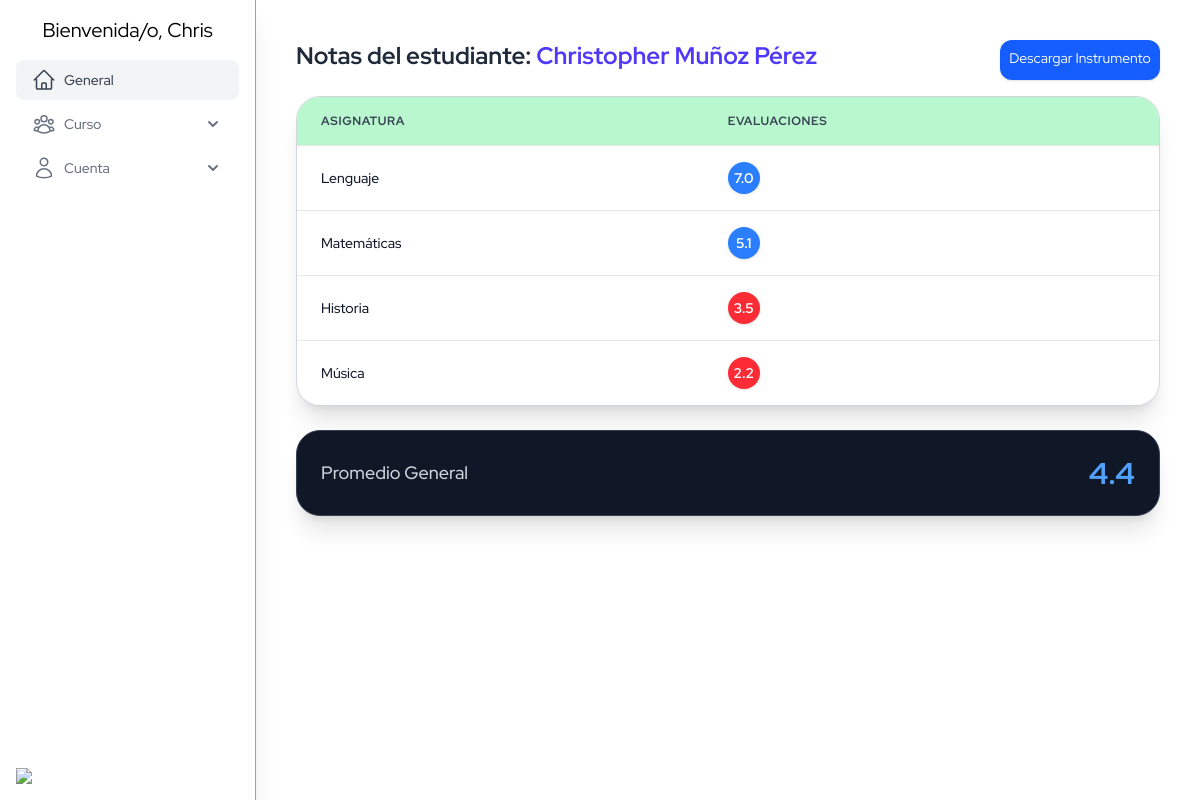
The page /instrumentos/notas/1 (signed in) on the database its author committed.
### accounts/models.py (models this page shows, shortened)
class User(AbstractUser):
    class Roles(models.TextChoices):
        ADMIN = 'ADMIN', 'Administrador'
        DIRECTOR = 'DIRECTOR', 'Director'
        COORDINATOR = 'COORDINADOR', 'Coordinador'
        TEACHER = 'TEACHER', 'Docente'
        PROFESSIONAL = 'PROFESSIONAL', 'Profesional'
    role = models.CharField(max_length=20, choices=Roles.choices, default=Roles.TEACHER)
    profesion = models.CharField(max_length=150, blank=True)
    phone = models.IntegerField(blank=True, null=True)
    address = models.CharField(max_length=255, blank=True)
    birth_date = models.DateField(null=True, blank=True)
    nro_registro = models.CharField(max_length=20, null=True)

### core/models.py (models this page shows, shortened)
class DateTime(models.Model):
    created_at = models.DateTimeField(auto_now_add=True)
    updated_at = models.DateTimeField(auto_now=True)
    class Meta:
        abstract = True

class Estudiante(DateTime):
    first_name = models.CharField(max_length=150)
    last_name = models.CharField(max_length=150)
    rut = models.SmallIntegerField(unique=True)
    birth_date = models.DateField()
    bapDiag = models.CharField(max_length=40)
    address = models.CharField(max_length=40)
    commune = models.CharField(max_length=40)
    etnia = models.CharField(max_length=40, null=True, blank=True)
    parents = models.ManyToManyField(Apoderado, related_name="students", blank=True)
    curso = models.ForeignKey(
        Curso, on_delete=models.CASCADE, related_name="students", null=True, blank=True
    )
    nivel = models.CharField(max_length=10, choices=Nivel.choices, default=Nivel.BASIC)

class Asignatura(models.Model):
    nombre = models.CharField(max_length=100)

### instrumentosApp/models.py (models this page shows, shortened)
class Nota(models.Model):
    instrumento = models.ForeignKey(
        Instrumento_evaluacion,
        on_delete=models.CASCADE,
        related_name="notas",
        null=True,
        blank=True
    )
    nota = models.DecimalField(max_digits=4, decimal_places=1, null=True, blank=True)
    asignatura = models.ForeignKey(
        Asignatura, on_delete=models.CASCADE, related_name="nota", null=True, blank=True
    )

### instrumentosApp/views.py (the view)
# urls.py: path('notas/<int:id>', ver_notas, name='notas'),
def ver_notas(request, id):
    estudiante = get_student(request, id)
    instrumentos = Instrumento_evaluacion.objects.filter(
        estudiante=estudiante
    ).prefetch_related(
        'notas',
        'notas__asignatura',
        'indicadores',
        'indicadores__asignatura',
        'adecuaciones'
    )
    notas_queryset = Nota.objects.filter(
        instrumento__estudiante=estudiante
    ).select_related('asignatura')
    promedio_final = notas_queryset.aggregate(promedio=Avg("nota"))
    valor_promedio = promedio_final["promedio"] if promedio_final["promedio"] else 0
    asignaturas = Asignatura.objects.filter(
        paci_subject__student_id=estudiante.id
    ).distinct()
    context = {
        "estudiante": estudiante,
        "instrumentos": instrumentos,
        "notas": notas_queryset,
        "promedio": round(valor_promedio, 1),
        "asignaturas": asignaturas,
    }
    return render(request, "notas.html", context)

### core/a.py (called while the page is built)
def estudiantes_global(request):
    student = Estudiante.objects.all()
    users = User.objects.filter(role="TEACHER")
    return {
        'estudiantes': student,
        'users': users
    }

### instrumentosApp/views.py (called while the page is built)
def get_student(request, id):
    estudiante = get_object_or_404(Estudiante, id=id)
    return estudiante

### instrumentosApp/templates/notas.html
{% extends 'base.html' %}
{% block content %}
<div class="container mx-auto p-4">
    <div class="flex justify-between">
        <h1 class="text-2xl font-bold mb-6 text-gray-800 dark:text-white">
            Notas del estudiante: <span class="text-indigo-600 dark:text-teal-400">{{ estudiante.first_name }} {{ estudiante.last_name }}</span>
        </h1>
        <a class="w-40 h-10 text-center rounded-xl bg-blue-600 p-2 text-white text-sm hover:bg-blue-700 transition-colors shadow-sm"
            href="{% url 'instrumentosApp:instrumento_pdf' estudiante.id %}">
            Descargar Instrumento
        </a>
    </div>
    <div class="shadow-xl overflow-hidden border border-gray-300 dark:border-gray-700 rounded-3xl bg-white dark:bg-gray-800">
        <table class="min-w-full divide-y divide-gray-200 dark:divide-gray-700">
            <thead class="bg-green-200 dark:bg-gray-900">
                <tr>
                    <th scope="col" class="px-6 py-4 text-left text-xs font-bold text-gray-700 dark:text-gray-300 uppercase tracking-wider">
                        Asignatura
                    </th>
                    <th scope="col" class="px-6 py-4 text-left text-xs font-bold text-gray-700 dark:text-gray-300 uppercase tracking-wider">
                        Evaluaciones
                    </th>
                </tr>
            </thead>
            <tbody class="bg-white divide-y divide-gray-200 dark:bg-gray-800 dark:divide-gray-700">
                {% for asig in asignaturas %}
                <tr class="hover:bg-gray-50 dark:hover:bg-gray-700 transition-colors duration-150">
                    <td class="px-6 py-4 whitespace-nowrap text-sm font-medium text-gray-900 dark:text-gray-200">
                        {{ asig.nombre }}
                    </td>
                    <td class="px-6 py-4 whitespace-nowrap text-sm">
                        <div class="flex flex-wrap gap-2">
                            {% for nota in notas %}
                                {% if nota.asignatura_id == asig.id %}
                                    <span class="inline-flex items-center justify-center w-8 h-8 rounded-full font-bold text-white shadow-sm
                                        {% if nota.nota >= 4.0 %} bg-blue-500 hover:bg-blue-600
                                        {% else %} bg-red-500 hover:bg-red-600 {% endif %}">
                                        {{ nota.nota }}
                                    </span>
                                {% endif %}
                            {% endfor %}
                        </div>
                    </td>
                </tr>
                {% empty %}
                <tr>
                    <td colspan="2" class="px-6 py-4 text-center text-gray-500 dark:text-gray-400">
                        No hay asignaturas registradas.
                    </td>
                </tr>
                {% endfor %}
            </tbody>
        </table>
    </div>
    <div class="shadow-xl overflow-hidden mt-6 p-6 bg-gray-900 border border-gray-700 rounded-3xl flex justify-between items-center">
        <span class="text-gray-300 text-lg font-medium">Promedio General</span>
        <span class="text-3xl font-bold {% if promedio >= 4.0 %}text-blue-400{% else %}text-red-400{% endif %}">
            {{ promedio }}
        </span>
    </div>
</div>
{% endblock %}

### templates/base.html (shortened to what this page needs)
<!DOCTYPE html>
<html lang="en">
<head>
  <script src="https://cdn.jsdelivr.net/npm/@tailwindcss/browser@4"></script>
</head>
<body class="min-h-screen dark:bg-gray-800 dark:text-gray-100">
  <div class="flex min-h-screen">
    <aside class="flex flex-col w-64 dark:bg-gray-900 p-4 justify-between shadow-xl border-r border-gray-400 dark:border-gray-600">
      <ul class="space-y-1">
        <p class="text-xl text-center mb-4">Bienvenida/o, {{user.username}}</p>
        <li>
          <a href="{% url 'coreApp:index' %}"
            class="flex items-center gap-2 rounded-lg bg-gray-100 px-4 py-2 text-gray-700 dark:bg-gray-800 dark:hover:bg-teal-900 dark:text-gray-200">
            <span class="text-sm font-medium"> General </span>
          </a>
        </li>
        <li>
          <details class="group [&amp;_summary::-webkit-details-marker]:hidden">
            <summary
              class="group flex items-center justify-between rounded-lg px-4 py-2 text-gray-500 hover:bg-gray-100 hover:text-gray-700 dark:text-gray-400 dark:hover:bg-gray-800 dark:hover:text-gray-200">
              <div class="flex items-center gap-2">
                <span class="text-sm font-medium"> Curso </span>
              </div>
              <span class="shrink-0 transition duration-300 group-open:-rotate-180">
                <svg xmlns="http://www.w3.org/2000/svg" class="size-5" viewBox="0 0 20 20" fill="currentColor">
                  <path fill-rule="evenodd"
                    d="M5.293 7.293a1 1 0 011.414 0L10 10.586l3.293-3.293a1 1 0 111.414 1.414l-4 4a1 1 0 01-1.414 0l-4-4a1 1 0 010-1.414z"
                    clip-rule="evenodd"></path>
                </svg>
              </span>
            </summary>
          </details>
        </li>
        <li>
          <details class="group [&amp;_summary::-webkit-details-marker]:hidden">
            <summary
              class="group flex items-center justify-between rounded-lg px-4 py-2 text-gray-500 hover:bg-gray-100 hover:text-gray-700 dark:text-gray-400 dark:hover:bg-gray-800 dark:hover:text-gray-200">
              <div class="flex items-center gap-2">
                <span class="text-sm font-medium"> Cuenta </span>
              </div>
              <span class="shrink-0 transition duration-300 group-open:-rotate-180">
                <svg xmlns="http://www.w3.org/2000/svg" class="size-5" viewBox="0 0 20 20" fill="currentColor">
                  <path fill-rule="evenodd"
                    d="M5.293 7.293a1 1 0 011.414 0L10 10.586l3.293-3.293a1 1 0 111.414 1.414l-4 4a1 1 0 01-1.414 0l-4-4a1 1 0 010-1.414z"
                    clip-rule="evenodd"></path>
                </svg>
              </span>
            </summary>
          </details>
        </li>
      </ul>
      <img class="w-16" src="https://images.builderservices.io/s/cdn/v1.0/i/m?url=https%3A%2F%2Fstorage.googleapis.com%2Fproduction-hostgator-chile-v1-0-3%2F573%2F1237573%2FEeoJHNah%2Fd473ee41415e43fc99acf1131253fde3&methods=resize%2C60%2C5000"/>
    </aside>
    <main class="flex-1 flex flex-col p-6">
      {% block content %}{% endblock %}
    </main>
  </div>
</body>
</html>

### templates/base.html (style rules this page uses)
body { font-family: 'Red Hat Display', sans-serif; }

### rows shown on the page
User: username "Chris"
Estudiante: first_name "Christopher", last_name "Muñoz Pérez"
Asignatura: nombre "Lenguaje"
Nota: nota "7.0"
Asignatura: nombre "Matemáticas"
Nota: nota "5.1"
Asignatura: nombre "Historia"
Nota: nota "3.5"
Asignatura: nombre "Música"
Nota: nota "2.2"

### other values the page prints
{{ promedio }} "4.4"
